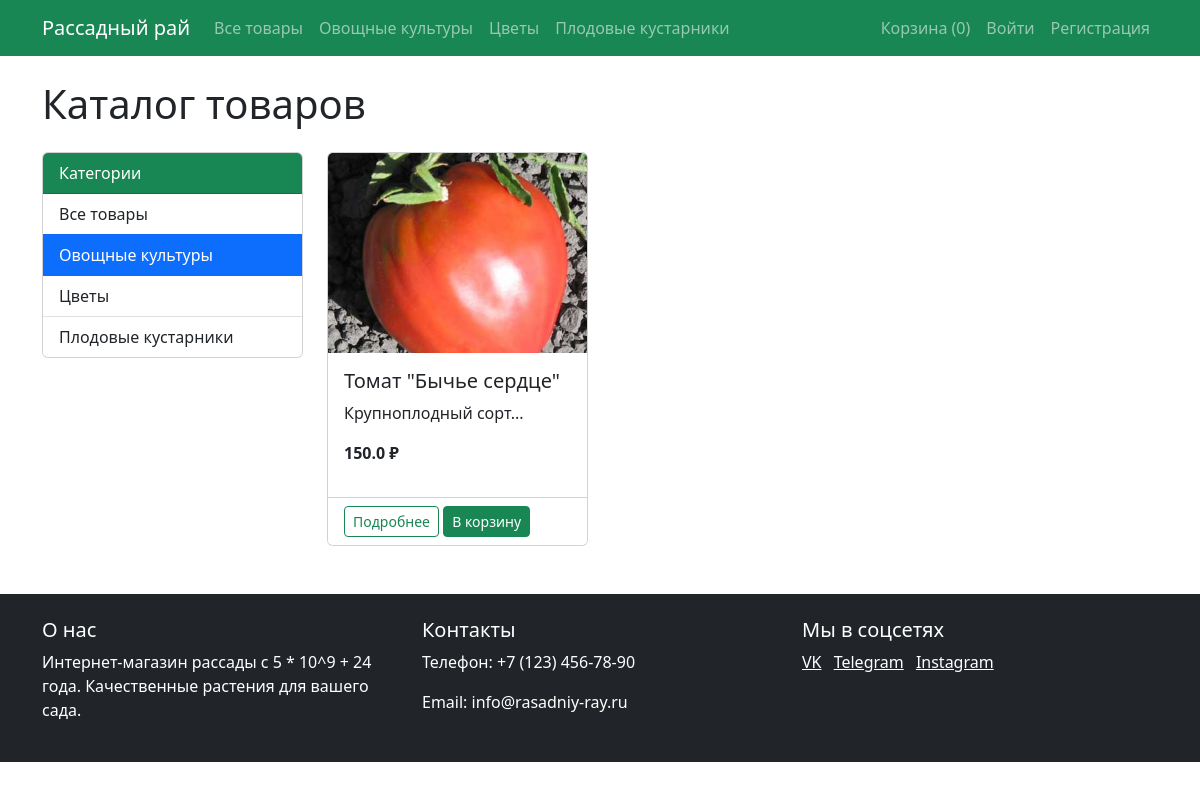
The page /products?category_id=1 on the database its author committed.
### models.py (models this page shows)
class Category(db.Model):
    id = db.Column(db.Integer, primary_key=True)
    name = db.Column(db.String(100), nullable=False)
    products = db.relationship('Product', backref='category', lazy=True)

class Product(db.Model):
    id = db.Column(db.Integer, primary_key=True)
    name = db.Column(db.String(100), nullable=False)
    description = db.Column(db.Text)
    price = db.Column(db.Float, nullable=False)
    category_id = db.Column(db.Integer, db.ForeignKey('category.id'), nullable=False)
    image = db.Column(db.String(100))
    order_items = db.relationship('OrderItem', backref='product', lazy=True)

### app.py (the view)
@app.route('/products')
def products():
    category_id = request.args.get('category_id')
    if category_id:
        products = Product.query.filter_by(category_id=category_id).all()
    else:
        products = Product.query.all()
    categories = Category.query.all()
    return render_template('products.html', products=products, categories=categories)

### app.py (called while the page is built)
@app.before_request
def fix_cart():
    if 'cart' in session and not isinstance(session['cart'], dict):
        session.pop('cart', None)

### templates/products.html (shortened to what this page needs)
{% extends "base.html" %}
{% block content %}
<h1 class="mb-4">Каталог товаров</h1>
<div class="row">
    <div class="col-md-3">
        <div class="card mb-4">
            <div class="card-header bg-success text-white">
                Категории
            </div>
            <div class="list-group list-group-flush">
                <a href="{{ url_for('products') }}" class="list-group-item list-group-item-action {% if not request.args.get('category_id') %}active{% endif %}">Все товары</a>
                {% for category in categories %}
                <a href="{{ url_for('products', category_id=category.id) }}" class="list-group-item list-group-item-action {% if request.args.get('category_id')|int == category.id %}active{% endif %}">
                    {{ category.name }}
                </a>
                {% endfor %}
            </div>
        </div>
    </div>
    <div class="col-md-9">
        <div class="row">
            {% for product in products %}
            <div class="col-md-4 mb-4">
                <div class="card h-100">
                    <img src="{{ url_for('static', filename='images/' + product.image) }}" class="card-img-top" alt="{{ product.name }}">
                    <div class="card-body">
                        <h5 class="card-title">{{ product.name }}</h5>
                        <p class="card-text">{{ product.description[:50] }}...</p>
                        <p class="fw-bold">{{ product.price }} ₽</p>
                    </div>
                    <div class="card-footer bg-white">
                        <a href="{{ url_for('product', product_id=product.id) }}" class="btn btn-sm btn-outline-success">Подробнее</a>
                        <form action="{{ url_for('add_to_cart', product_id=product.id) }}" method="POST" class="d-inline">
                            <button type="submit" class="btn btn-sm btn-success">В корзину</button>
                        </form>
                    </div>
                </div>
            </div>
            {% else %}
            <div class="col-12">
                <div class="alert alert-info">Товары не найдены</div>
            </div>
            {% endfor %}
        </div>
    </div>
</div>
{% endblock %}

### templates/base.html (shortened to what this page needs)
<!DOCTYPE html>
<html lang="ru">
<head>
    <link rel="stylesheet" href="{{ url_for('static', filename='css/style.css') }}">
    <link href="https://cdn.jsdelivr.net/npm/bootstrap@5.3.0/dist/css/bootstrap.min.css" rel="stylesheet">
</head>
<body>
    <header>
        <nav class="navbar navbar-expand-lg navbar-dark bg-success">
            <div class="container">
                <a class="navbar-brand" href="{{ url_for('index') }}">Рассадный рай</a>
                <div class="collapse navbar-collapse" id="navbarNav">
                    <ul class="navbar-nav me-auto">
                        <li class="nav-item">
                            <a class="nav-link" href="{{ url_for('products') }}">Все товары</a>
                        </li>
                        {% for category in categories %}
                        <li class="nav-item">
                            <a class="nav-link" href="{{ url_for('products', category_id=category.id) }}">{{ category.name }}</a>
                        </li>
                        {% endfor %}
                    </ul>
                    <ul class="navbar-nav">
                        <li class="nav-item">
                            <a class="nav-link" href="{{ url_for('cart') }}">
                                Корзина ({{ session.get('cart', {})|length }})
                            </a>
                        </li>
                        {% if current_user.is_authenticated %}
                        {% if current_user.is_admin %}
                        <li class="nav-item">
                            <a class="nav-link" href="{{ url_for('admin_products') }}">Админка</a>
                        </li>
                        {% endif %}
                        <li class="nav-item dropdown">
                            <a class="nav-link dropdown-toggle" href="#" role="button" data-bs-toggle="dropdown">
                                {{ current_user.username }}
                            </a>
                            <ul class="dropdown-menu">
                                <li><a class="dropdown-item" href="#">Мои заказы</a></li>
                                <li><hr class="dropdown-divider"></li>
                                <li><a class="dropdown-item" href="{{ url_for('logout') }}">Выйти</a></li>
                            </ul>
                        </li>
                    {% else %}
                        <li class="nav-item">
                            <a class="nav-link" href="{{ url_for('login') }}">Войти</a>
                        </li>
                        <li class="nav-item">
                            <a class="nav-link" href="{{ url_for('register') }}">Регистрация</a>
                        </li>
                    {% endif %}
                </ul>
                </div>
            </div>
        </nav>
    </header>
    <main class="container my-4">
        {% block content %}{% endblock %}
    </main>
    <footer class="bg-dark text-white py-4 mt-4">
        <div class="container">
            <div class="row">
                <div class="col-md-4">
                    <h5>О нас</h5>
                    <p>Интернет-магазин рассады с 5 * 10^9 + 24 года. Качественные растения для вашего сада.</p>
                </div>
                <div class="col-md-4">
                    <h5>Контакты</h5>
                    <p>Телефон: +7 (123) 456-78-90</p>
                    <p>Email: info@rasadniy-ray.ru</p>
                </div>
                <div class="col-md-4">
                    <h5>Мы в соцсетях</h5>
                    <a href="#" class="text-white me-2">VK</a>
                    <a href="#" class="text-white me-2">Telegram</a>
                    <a href="#" class="text-white">Instagram</a>
                </div>
            </div>
        </div>
    </footer>
</body>
</html>

### static/css/style.css (style rules this page uses)
body { font-family: 'Segoe UI', Tahoma, Geneva, Verdana, sans-serif; background-color: #f8f9fa; }
.card { transition: transform 0.2s; }
.card-img-top { height: 200px; object-fit: cover; }
footer { margin-top: 3rem; }

### rows shown on the page
Category: name "Овощные культуры"
Category: name "Цветы"
Category: name "Плодовые кустарники"
Product: image (picture), name "Томат \"Бычье сердце\"", description "Крупноплодный сорт", price "150.0"

### other values the page prints
{{ session.get('cart', {})|length }} "0"
